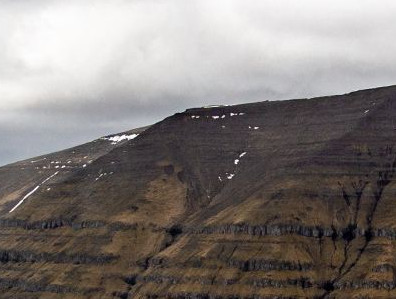
#> input picture tests/photos/test/foo/test01.jpg, 396 x 299 px
$ python -i photohandler.py   (imports and definitions only)   (older library calls are emulated)
#> lines starting #> are read from the running program, lines starting #| are printed output that depends on the picture; after the words box and inside, x2 and y2 are one past the last pixel; in counts of white or black regions, pixels touching at a corner belong together
#> further down, picture is the input picture: PIL image 396x299 RGB; mean R, G, B 129.1, 122.7, 119.8
from PIL import Image, ImageOps, ImageDraw
from datetime import datetime
import os
from loguru import logger

POLAROID_TEMPLATE = "static/templates/polaroid_template.png"


def add_corners(im, rad=100):
#> called with rad = 100
    circle = Image.new("L", (rad * 2, rad * 2), 0)
#> circle: PIL image 200x200 L; every value is 0
    draw = ImageDraw.Draw(circle)
    draw.ellipse((0, 0, rad * 2, rad * 2), fill=255)
    alpha = Image.new("L", im.size, 255)
#> alpha: PIL image 396x299 L; every value is 255
    w, h = im.size
#> w = 396; h = 299
    alpha.paste(circle.crop((0, 0, rad, rad)), (0, 0))
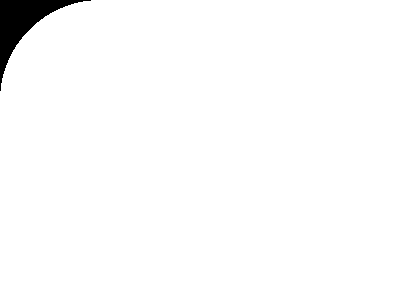
#> alpha: PIL image 396x299 L; 98.2% white; 1 black region, box (x1, y1, x2, y2) and area: (0, 0, 91, 91) 2178
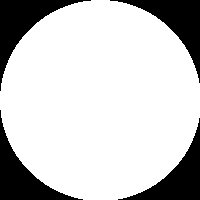
#> circle: PIL image 200x200 L; 79.1% white; 4 black regions, box (x1, y1, x2, y2) and area: (0, 0, 91, 91) 2178, (110, 0, 200, 83) 2087, (0, 110, 83, 200) 2087, (118, 118, 200, 200) 1997
    alpha.paste(circle.crop((0, rad, rad, rad * 2)), (0, h - rad))
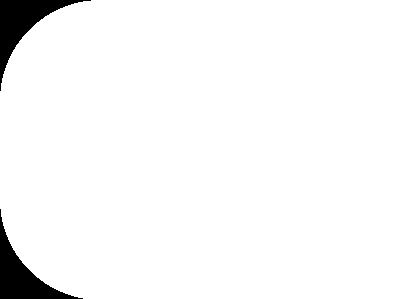
#> alpha: PIL image 396x299 L; 96.4% white; 2 black regions, box (x1, y1, x2, y2) and area: (0, 0, 91, 91) 2178, (0, 209, 83, 299) 2087
    alpha.paste(circle.crop((rad, 0, rad * 2, rad)), (w - rad, 0))
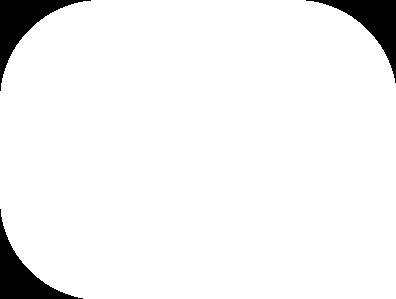
#> alpha: PIL image 396x299 L; 94.6% white; 3 black regions, box (x1, y1, x2, y2) and area: (0, 0, 91, 91) 2178, (306, 0, 396, 83) 2087, (0, 209, 83, 299) 2087
    alpha.paste(circle.crop((rad, rad, rad * 2, rad * 2)), (w - rad, h - rad))
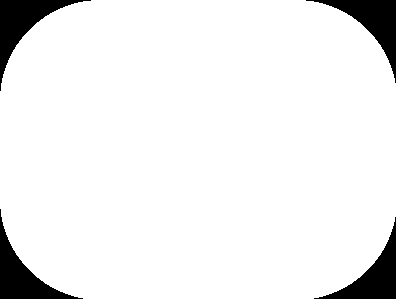
#> alpha: PIL image 396x299 L; 92.9% white; 4 black regions, box (x1, y1, x2, y2) and area: (0, 0, 91, 91) 2178, (306, 0, 396, 83) 2087, (0, 209, 83, 299) 2087, (314, 217, 396, 299) 1997
    im.putalpha(alpha)
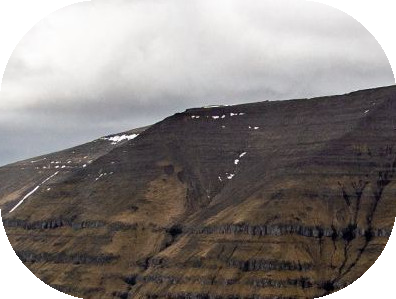
#> im: PIL image 396x299 RGBA; mean R, G, B, A 129.1, 122.7, 119.8, 237; transparent parts drawn white
    return im


class PhotoHandler:
    def __init__(self, storage_dir: str):
        self.storage_dir = storage_dir

    # [42 lines left out: functions make_photostrip, make_polaroid, generate_photo_name, not called in this run]

    # def vintage_photo(self):
    #     def modify_all_pixels(im, pixel_callback):
    #         width, height = im.size
    #         pxls = im.load()
    #         for x in range(width):
    #             for y in range(height):
    #                 pxls[x, y] = pixel_callback(x, y, *pxls[x, y])
    #
    #     def vintage_colors(im, color_map=VINTAGE_COLOR_LEVELS):
    #         r_map = color_map['r']
    #         g_map = color_map['g']
    #         b_map = color_map['b']
    #
    #         def adjust_levels(x, y, r, g, b):  # expect rgb; rgba will blow up
    #             return r_map[r], g_map[g], b_map[b]
    #
    #         modify_all_pixels(im, adjust_levels)
    #         return im
    #
    #     def add_noise(im, noise_level=20):
    #         def pixel_noise(x, y, r, g, b):  # expect rgb; rgba will blow up
    #             import random
    #             noise = random.randint(0, noise_level) - noise_level / 2
    #             return max(0, min(r + noise, 255)), max(0, min(g + noise, 255)), max(0, min(b + noise, 255))
    #
    #         modify_all_pixels(im, pixel_noise)
    #         return im
    #
    #     image = Image.open(filename)
    #     if image.mode != 'RGB':
    #         image = image.convert('RGB')
    #     vintage_colors(image)
    #     add_noise(image)
    #     base_path, ext = filename.rsplit('.', 1)
    #     image.save('%s_vintage.%s' % (base_path, ext))
    #
    #     VINTAGE_COLOR_LEVELS = {
    #         'r': [0, 0, 0, 1, 1, 2, 3, 3, 3, 4, 4, 4, 5, 5, 5, 6, 6, 7, 7, 7, 7, 8, 8, 8, 9, 9, 9, 9, 10, 10, 10, 10,
    #               11, 11, 12, 12, 12, 12, 13, 13, 13, 14, 14, 15, 15, 16, 16, 17, 17, 17, 18, 19, 19, 20, 21, 22, 22,
    #               23, 24, 25, 26, 27, 28, 29, 30, 31, 32, 33, 34, 35, 36, 37, 39, 40, 41, 42, 44, 45, 47, 48, 49, 52,
    #               54, 55, 57, 59, 60, 62, 65, 67, 69, 70, 72, 74, 77, 79, 81, 83, 86, 88, 90, 92, 94, 97, 99, 101, 103,
    #               107, 109, 111, 112, 116, 118, 120, 124, 126, 127, 129, 133, 135, 136, 140, 142, 143, 145, 149, 150,
    #               152, 155, 157, 159, 162, 163, 165, 167, 170, 171, 173, 176, 177, 178, 180, 183, 184, 185, 188, 189,
    #               190, 192, 194, 195, 196, 198, 200, 201, 202, 203, 204, 206, 207, 208, 209, 211, 212, 213, 214, 215,
    #               216, 218, 219, 219, 220, 221, 222, 223, 224, 225, 226, 227, 227, 228, 229, 229, 230, 231, 232, 232,
    #               233, 234, 234, 235, 236, 236, 237, 238, 238, 239, 239, 240, 241, 241, 242, 242, 243, 244, 244, 245,
    #               245, 245, 246, 247, 247, 248, 248, 249, 249, 249, 250, 251, 251, 252, 252, 252, 253, 254, 254, 254,
    #               255, 255, 255, 255, 255, 255, 255, 255, 255, 255, 255, 255, 255, 255, 255, 255, 255, 255, 255, 255,
    #               255, 255, 255, 255, 255, 255, 255, 255, 255],
    #         'g': [0, 0, 1, 2, 2, 3, 5, 5, 6, 7, 8, 8, 10, 11, 11, 12, 13, 15, 15, 16, 17, 18, 18, 19, 21, 22, 22, 23,
    #               24, 26, 26, 27, 28, 29, 31, 31, 32, 33, 34, 35, 35, 37, 38, 39, 40, 41, 43, 44, 44, 45, 46, 47, 48,
    #               50, 51, 52, 53, 54, 56, 57, 58, 59, 60, 61, 63, 64, 65, 66, 67, 68, 69, 71, 72, 73, 74, 75, 76, 77,
    #               79, 80, 81, 83, 84, 85, 86, 88, 89, 90, 92, 93, 94, 95, 96, 97, 100, 101, 102, 103, 105, 106, 107,
    #               108, 109, 111, 113, 114, 115, 117, 118, 119, 120, 122, 123, 124, 126, 127, 128, 129, 131, 132, 133,
    #               135, 136, 137, 138, 140, 141, 142, 144, 145, 146, 148, 149, 150, 151, 153, 154, 155, 157, 158, 159,
    #               160, 162, 163, 164, 166, 167, 168, 169, 171, 172, 173, 174, 175, 176, 177, 178, 179, 181, 182, 183,
    #               184, 186, 186, 187, 188, 189, 190, 192, 193, 194, 195, 195, 196, 197, 199, 200, 201, 202, 202, 203,
    #               204, 205, 206, 207, 208, 208, 209, 210, 211, 212, 213, 214, 214, 215, 216, 217, 218, 219, 219, 220,
    #               221, 222, 223, 223, 224, 225, 226, 226, 227, 228, 228, 229, 230, 231, 232, 232, 232, 233, 234, 235,
    #               235, 236, 236, 237, 238, 238, 239, 239, 240, 240, 241, 242, 242, 242, 243, 244, 245, 245, 246, 246,
    #               247, 247, 248, 249, 249, 249, 250, 251, 251, 252, 252, 252, 253, 254, 255],
    #         'b': [53, 53, 53, 54, 54, 54, 55, 55, 55, 56, 57, 57, 57, 58, 58, 58, 59, 59, 59, 60, 61, 61, 61, 62, 62,
    #               63, 63, 63, 64, 65, 65, 65, 66, 66, 67, 67, 67, 68, 69, 69, 69, 70, 70, 71, 71, 72, 73, 73, 73, 74,
    #               74, 75, 75, 76, 77, 77, 78, 78, 79, 79, 80, 81, 81, 82, 82, 83, 83, 84, 85, 85, 86, 86, 87, 87, 88,
    #               89, 89, 90, 90, 91, 91, 93, 93, 94, 94, 95, 95, 96, 97, 98, 98, 99, 99, 100, 101, 102, 102, 103, 104,
    #               105, 105, 106, 106, 107, 108, 109, 109, 110, 111, 111, 112, 113, 114, 114, 115, 116, 117, 117, 118,
    #               119, 119, 121, 121, 122, 122, 123, 124, 125, 126, 126, 127, 128, 129, 129, 130, 131, 132, 132, 133,
    #               134, 134, 135, 136, 137, 137, 138, 139, 140, 140, 141, 142, 142, 143, 144, 145, 145, 146, 146, 148,
    #               148, 149, 149, 150, 151, 152, 152, 153, 153, 154, 155, 156, 156, 157, 157, 158, 159, 160, 160, 161,
    #               161, 162, 162, 163, 164, 164, 165, 165, 166, 166, 167, 168, 168, 169, 169, 170, 170, 171, 172, 172,
    #               173, 173, 174, 174, 175, 176, 176, 177, 177, 177, 178, 178, 179, 180, 180, 181, 181, 181, 182, 182,
    #               183, 184, 184, 184, 185, 185, 186, 186, 186, 187, 188, 188, 188, 189, 189, 189, 190, 190, 191, 191,
    #               192, 192, 193, 193, 193, 194, 194, 194, 195, 196, 196, 196, 197, 197, 197, 198, 199]
    #     }

>>> from PIL import Image
>>> picture = Image.open('../tests/photos/test/foo/test01.jpg')
>>> result = add_corners(picture)
